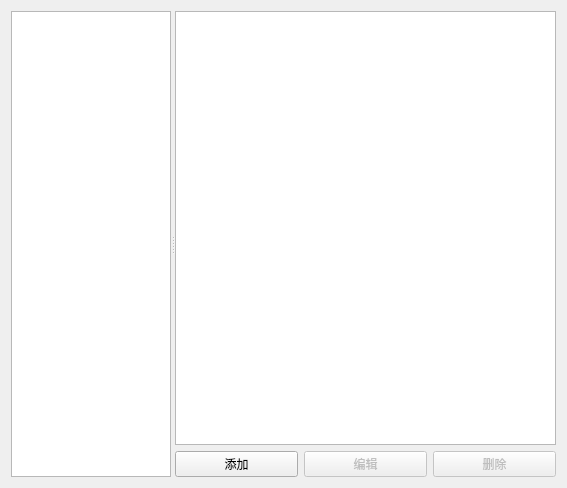
<?xml version="1.0" encoding="UTF-8"?>
<ui version="4.0">
 <class>VMwareVMPreferencesPageWidget</class>
 <widget class="QWidget" name="VMwareVMPreferencesPageWidget">
  <property name="geometry">
   <rect>
    <x>0</x>
    <y>0</y>
    <width>567</width>
    <height>488</height>
   </rect>
  </property>
  <property name="windowTitle">
   <string>医院信息系统及其他终端系统</string>
  </property>
  <property name="accessibleName">
   <string>医院信息系统及其他终端系统模板</string>
  </property>
  <property name="accessibleDescription">
   <string/>
  </property>
  <layout class="QVBoxLayout" name="verticalLayout_2">
   <item>
    <widget class="QSplitter" name="splitter">
     <property name="orientation">
      <enum>Qt::Horizontal</enum>
     </property>
     <widget class="QTreeWidget" name="uiVMwareVMsTreeWidget">
      <property name="sizePolicy">
       <sizepolicy hsizetype="Preferred" vsizetype="Expanding">
        <horstretch>0</horstretch>
        <verstretch>0</verstretch>
       </sizepolicy>
      </property>
      <property name="maximumSize">
       <size>
        <width>160</width>
        <height>16777215</height>
       </size>
      </property>
      <property name="font">
       <font>
        <pointsize>11</pointsize>
        <weight>75</weight>
        <bold>true</bold>
       </font>
      </property>
      <property name="selectionMode">
       <enum>QAbstractItemView::ExtendedSelection</enum>
      </property>
      <property name="iconSize">
       <size>
        <width>32</width>
        <height>32</height>
       </size>
      </property>
      <property name="rootIsDecorated">
       <bool>false</bool>
      </property>
      <attribute name="headerVisible">
       <bool>false</bool>
      </attribute>
      <column>
       <property name="text">
        <string notr="true">1</string>
       </property>
      </column>
     </widget>
     <widget class="QWidget" name="layoutWidget">
      <layout class="QVBoxLayout" name="verticalLayout">
       <item>
        <widget class="QTreeWidget" name="uiVMwareVMInfoTreeWidget">
         <property name="sizePolicy">
          <sizepolicy hsizetype="MinimumExpanding" vsizetype="Expanding">
           <horstretch>0</horstretch>
           <verstretch>0</verstretch>
          </sizepolicy>
         </property>
         <property name="indentation">
          <number>10</number>
         </property>
         <property name="allColumnsShowFocus">
          <bool>true</bool>
         </property>
         <attribute name="headerVisible">
          <bool>false</bool>
         </attribute>
         <column>
          <property name="text">
           <string>1</string>
          </property>
         </column>
         <column>
          <property name="text">
           <string>2</string>
          </property>
         </column>
        </widget>
       </item>
       <item>
        <layout class="QHBoxLayout" name="horizontalLayout_5">
         <item>
          <widget class="QPushButton" name="uiNewVMwareVMPushButton">
           <property name="text">
            <string>添加</string>
           </property>
          </widget>
         </item>
         <item>
          <widget class="QPushButton" name="uiEditVMwareVMPushButton">
           <property name="enabled">
            <bool>false</bool>
           </property>
           <property name="text">
            <string>编辑</string>
           </property>
          </widget>
         </item>
         <item>
          <widget class="QPushButton" name="uiDeleteVMwareVMPushButton">
           <property name="enabled">
            <bool>false</bool>
           </property>
           <property name="text">
            <string>删除</string>
           </property>
          </widget>
         </item>
        </layout>
       </item>
      </layout>
     </widget>
    </widget>
   </item>
  </layout>
 </widget>
 <tabstops>
  <tabstop>uiNewVMwareVMPushButton</tabstop>
  <tabstop>uiDeleteVMwareVMPushButton</tabstop>
 </tabstops>
 <resources/>
 <connections/>
 <designerdata>
  <property name="gridDeltaX">
   <number>10</number>
  </property>
  <property name="gridDeltaY">
   <number>10</number>
  </property>
  <property name="gridSnapX">
   <bool>true</bool>
  </property>
  <property name="gridSnapY">
   <bool>true</bool>
  </property>
  <property name="gridVisible">
   <bool>true</bool>
  </property>
 </designerdata>
</ui>
